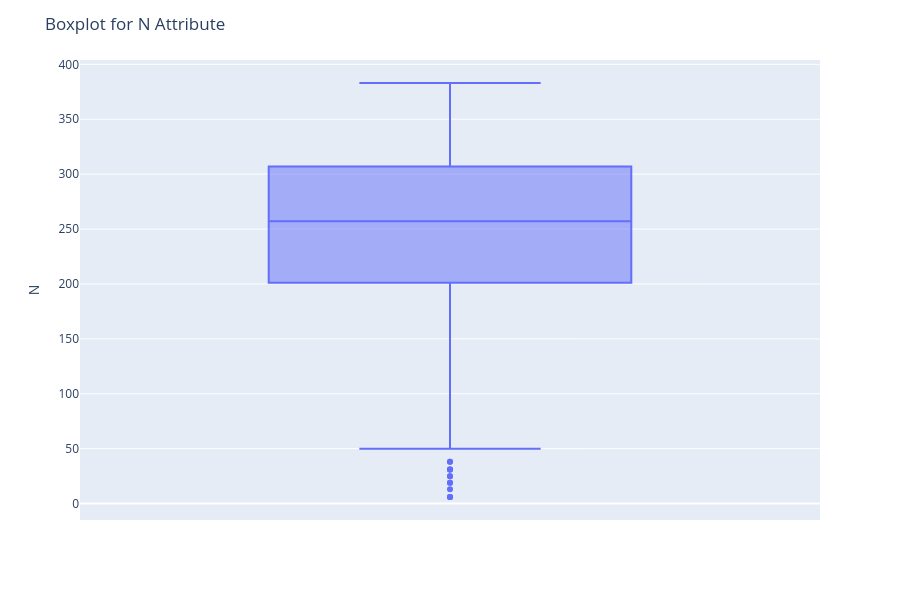
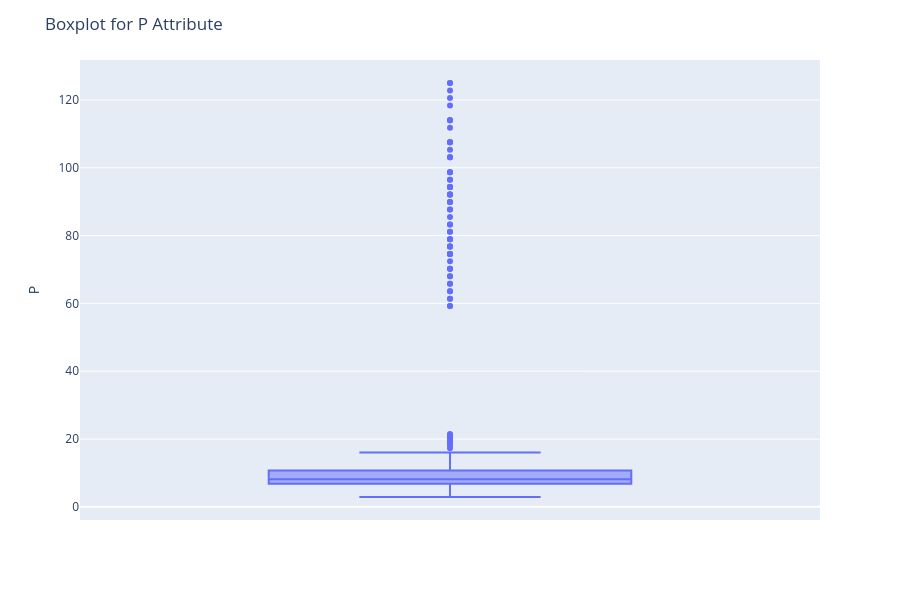
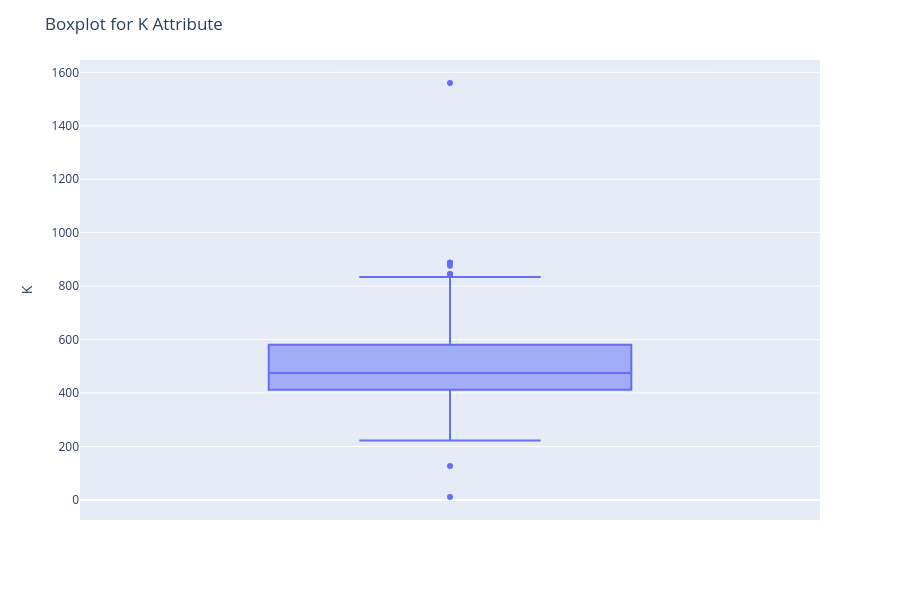
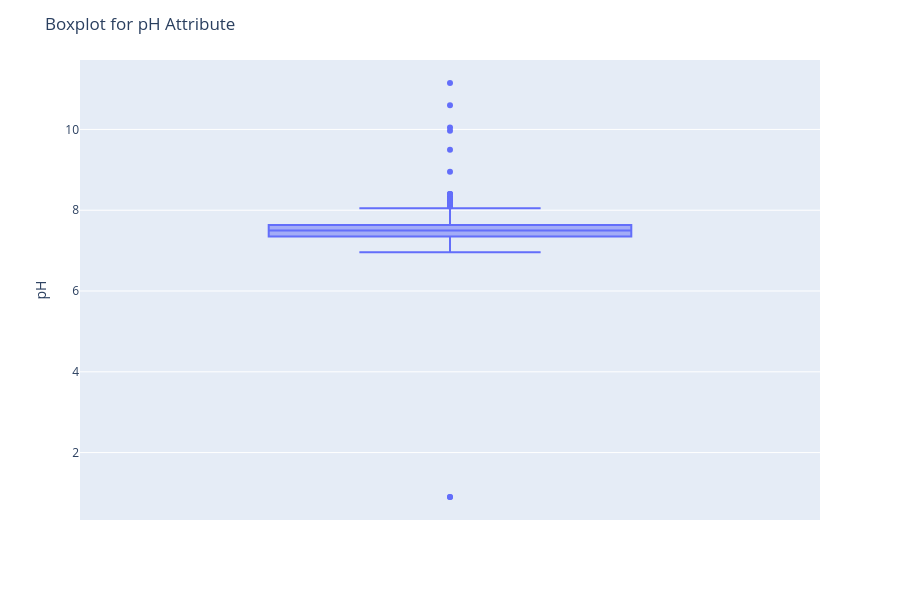

The code cell stored with these charts, in order, in its notebook:
### Markdown cell above
#### Construire une boîte à moustache et afficher les données aberrantes.

### Code cell
# Create boxplots for each numerical attribute
for column in numeric_columns.columns:
    fig = px.box(dataset_1, y=column)
    fig.update_layout(width=900, height=600,title=f"Boxplot for {column} Attribute")
    fig.write_image(f"boxplot_{column}.png")
    fig.show()

### Figure 1 — Plotly figure (JSON) as saved in the notebook; plotly's stock layout.template omitted (floating-point values rounded to 4 significant figures; data arrays with more than 128 entries replaced by an {"elided": "..."} marker saying what was removed)
{"data": [{"alignmentgroup": "True", "hovertemplate": "N=%{y}<extra></extra>", "legendgroup": "", "marker": {"color": "#636efa"}, "name": "", "notched": false, "offsetgroup": "", "orientation": "v", "showlegend": false, "type": "box", "x0": " ", "xaxis": "x", "y": {"elided": "885 int values"}, "y0": " ", "yaxis": "y"}], "layout": {"boxmode": "group", "height": 600, "legend": {"tracegroupgap": 0}, "margin": {"t": 60}, "title": {"text": "Boxplot for N Attribute"}, "width": 900, "xaxis": {"anchor": "y", "domain": [0, 1]}, "yaxis": {"anchor": "x", "domain": [0, 1], "title": {"text": "N"}}}}

### Figure 2 — Plotly figure (JSON) as saved in the notebook; plotly's stock layout.template omitted (floating-point values rounded to 4 significant figures; data arrays with more than 128 entries replaced by an {"elided": "..."} marker saying what was removed)
{"data": [{"alignmentgroup": "True", "hovertemplate": "P=%{y}<extra></extra>", "legendgroup": "", "marker": {"color": "#636efa"}, "name": "", "notched": false, "offsetgroup": "", "orientation": "v", "showlegend": false, "type": "box", "x0": " ", "xaxis": "x", "y": {"elided": "885 float values"}, "y0": " ", "yaxis": "y"}], "layout": {"boxmode": "group", "height": 600, "legend": {"tracegroupgap": 0}, "margin": {"t": 60}, "title": {"text": "Boxplot for P Attribute"}, "width": 900, "xaxis": {"anchor": "y", "domain": [0, 1]}, "yaxis": {"anchor": "x", "domain": [0, 1], "title": {"text": "P"}}}}

### Figure 3 — Plotly figure (JSON) as saved in the notebook; plotly's stock layout.template omitted (floating-point values rounded to 4 significant figures; data arrays with more than 128 entries replaced by an {"elided": "..."} marker saying what was removed)
{"data": [{"alignmentgroup": "True", "hovertemplate": "K=%{y}<extra></extra>", "legendgroup": "", "marker": {"color": "#636efa"}, "name": "", "notched": false, "offsetgroup": "", "orientation": "v", "showlegend": false, "type": "box", "x0": " ", "xaxis": "x", "y": {"elided": "885 int values"}, "y0": " ", "yaxis": "y"}], "layout": {"boxmode": "group", "height": 600, "legend": {"tracegroupgap": 0}, "margin": {"t": 60}, "title": {"text": "Boxplot for K Attribute"}, "width": 900, "xaxis": {"anchor": "y", "domain": [0, 1]}, "yaxis": {"anchor": "x", "domain": [0, 1], "title": {"text": "K"}}}}

### Figure 4 — Plotly figure (JSON) as saved in the notebook; plotly's stock layout.template omitted (floating-point values rounded to 4 significant figures; data arrays with more than 128 entries replaced by an {"elided": "..."} marker saying what was removed)
{"data": [{"alignmentgroup": "True", "hovertemplate": "pH=%{y}<extra></extra>", "legendgroup": "", "marker": {"color": "#636efa"}, "name": "", "notched": false, "offsetgroup": "", "orientation": "v", "showlegend": false, "type": "box", "x0": " ", "xaxis": "x", "y": {"elided": "885 float values"}, "y0": " ", "yaxis": "y"}], "layout": {"boxmode": "group", "height": 600, "legend": {"tracegroupgap": 0}, "margin": {"t": 60}, "title": {"text": "Boxplot for pH Attribute"}, "width": 900, "xaxis": {"anchor": "y", "domain": [0, 1]}, "yaxis": {"anchor": "x", "domain": [0, 1], "title": {"text": "pH"}}}}
